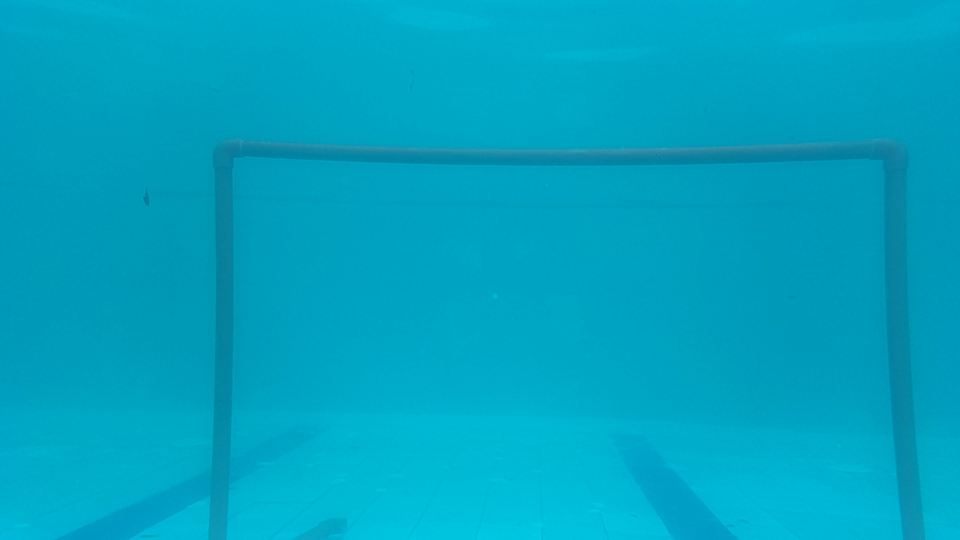
#> input picture images/good.jpeg, 1920 x 1080 px, found by its file name (shown at 1/2 size)
$ python implement.py
#> lines starting #> are read from the running program, lines starting #| are printed output that depends on the picture; after the words box and inside, x2 and y2 are one past the last pixel; in counts of white or black regions, pixels touching at a corner belong together
### extract_line_data.py
import cv2
import numpy as np

def extractLineData():
    image_path = '/Users/R.Abinav/Desktop/CV/AUV/images/good.jpeg'
    img = cv2.imread(image_path)
#> img is the input picture: shape (1080, 1920, 3); mean B, G, R 192.8, 163.2, 0.7

    #Convert to gray
    gray = cv2.cvtColor(img, cv2.COLOR_BGR2GRAY)
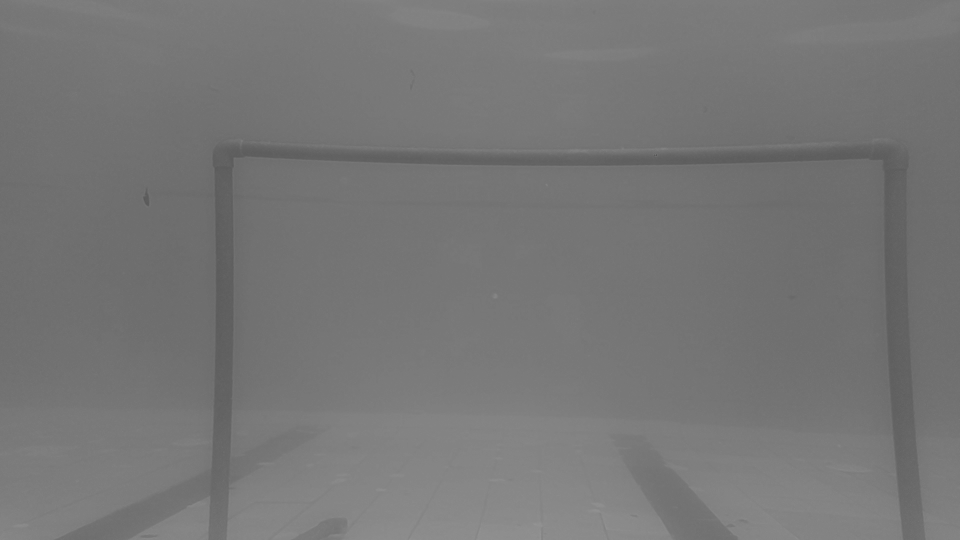
#> gray: shape (1080, 1920) (shown at 1/2 size); min 70, max 148, mean 117.9

    #Use CLAHE to enhance contrast
    clahe = cv2.createCLAHE(clipLimit=3.0, tileGridSize=(8,8))
    gray_equalised = clahe.apply(gray)
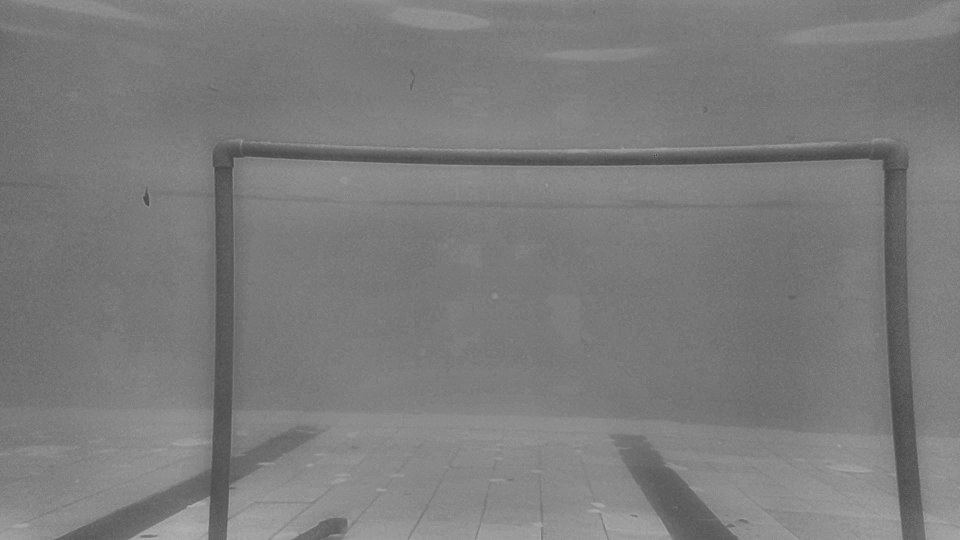
#> gray_equalised: shape (1080, 1920) (shown at 1/2 size); min 54, max 177, mean 123.7

    #Canny Edge
    canny = cv2.Canny(gray_equalised, 50, 150)
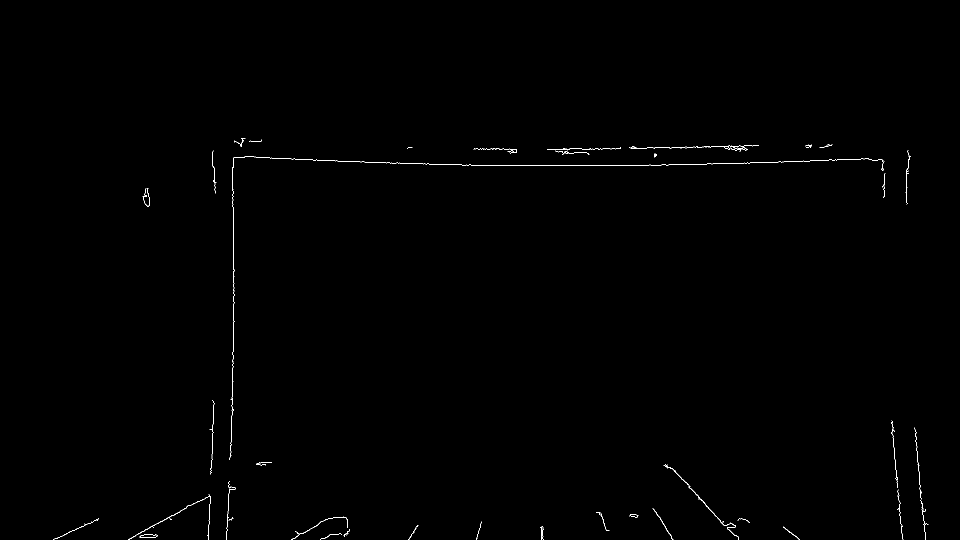
#> canny: shape (1080, 1920) (shown at 1/2 size); 0.28% white in thin lines or dots, all inside (x1, y1, x2, y2) = (107, 276, 1857, 1080)

    #Variable for HoughTransform
    distReso = 1
    angleReso = np.pi/180
    threshold = 80

    lines = cv2.HoughLines(canny, distReso, angleReso, threshold)
#> lines = 30 rows, first 8: [318, 1.55], [298, 1.61], [352, 1.55], [331, 1.57], [467, 0], [478, 0.0175], [377, 1.54], [313, 1.59]
    lines_data = []

    k = 3000

    if lines is not None:
        for line in lines:
            rho, theta = line[0]

            if abs(theta) < 0.1 or abs(theta - np.pi) < 0.1:
                color = (0,255,0) # Green color for horizontal lines
            elif abs(theta - np.pi / 2) < 0.1:
                color = (0,0,255) # Red color for vertical lines
            else:
                continue

            #Find Points
            d_hat = np.array([[np.cos(theta)],[np.sin(theta)]])
            d = rho*d_hat

            l_hat = np.array([[-np.sin(theta)],[np.cos(theta)]])

            p1 = d + k*l_hat
            p2 = d - k*l_hat

            p1 = p1.astype(int)
            p2 = p2.astype(int)

            cv2.line(img, (p1[0][0], p1[1][0]), (p2[0][0], p2[1][0]), color, 3)

            #Calculate the line length
            length = np.sqrt((p2[0][0] - p1[0][0])**2 + (p2[1][0] - p1[1][0])**2)

            #Calculate the midpoint
            midpoint = ((p2[0][0] + p1[0][0])/2, (p2[1][0] + p1[1][0])/2)

            #Calculate Slope And Intercept
            if abs(np.cos(theta)) > 1e-6:              #Non vertical line
                slope = -np.sin(theta)/np.cos(theta)
                intercept = rho / np.cos(theta)
            else:
                slope = float('inf')
                intercept = float('inf')

            lines_data.append({
                "rho": rho,
                "theta": theta,
                "slope": slope,
                "intercept": intercept,
                "length": length,
                "midpoint": midpoint
            })
#> this loop made 30 passes
#> (rho, theta, color, d_hat, d, l_hat, p1, p2) on passes 1, 2, 3, 4, 6, 7: (318, 1.55, (0, 0, 255), [0.0175, 1], [5.55, 318], [-1, 0.0175], [-2993, 370], [3005, 265]), (298, 1.61, (0, 0, 255), [-0.0349, 0.999], [-10.4, 297.8], [-0.999, -0.0349], [-3008, 193], [2987, 402]), (352, 1.55, (0, 0, 255), [0.0175, 1], [6.14, 351.9], [-1, 0.0175], [-2993, 404], [3005, 299]), (331, 1.57, (0, 0, 255), [-4.37e-08, 1], [-1.45e-05, 331], [-1, -4.37e-08], [-3000, 330], [3000, 331]), (478, 0.0175, (0, 255, 0), [1, 0.0175], [477.9, 8.34], [-0.0175, 1], [425, 3007], [530, -2991]), (377, 1.54, (0, 0, 255), [0.0349, 0.999], [13.16, 376.8], [-0.999, 0.0349], [-2985, 481], [3011, 272])
#> (rho, theta, color, d_hat, p1, p2, length, slope) on pass 5: (467, 0, (0, 255, 0), [1, 0], [467, 3000], [467, -3000], 6000, 0)
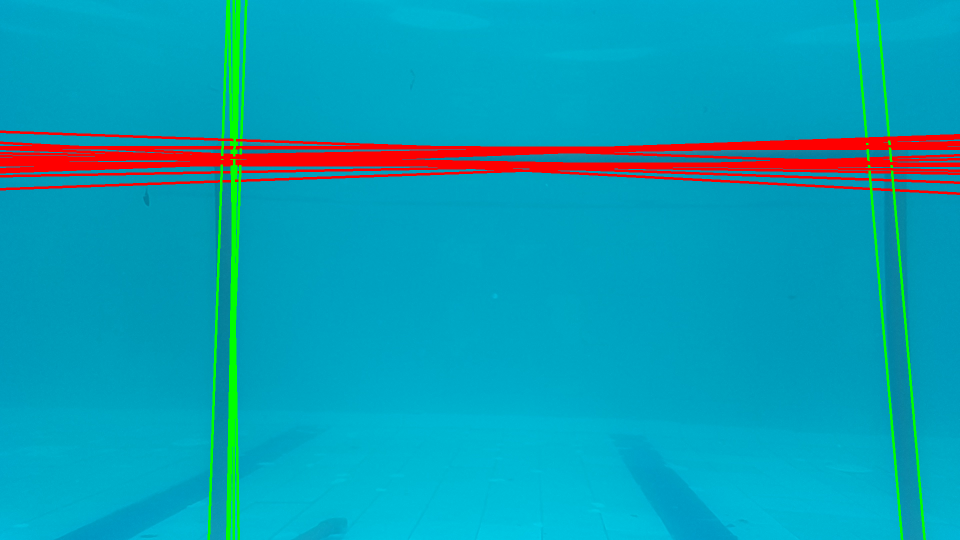
#> img: shape (1080, 1920, 3) (shown at 1/2 size); 6.41% of pixels changed, all inside (x1, y1, x2, y2) = (0, 0, 1920, 1080)
#> after the loop, lines_data = 24 items

    return lines_data

### proper_clustering.py
import numpy as np
from sklearn.cluster import KMeans

def cluster(line_data):
    #Seperate the vertical (green) and horizontal (red) lines based on theta
    vertical_lines = []
    for line in line_data:
        if abs(line['theta'] - np.pi/2) < 0.1:
            vertical_lines.append(line)

    horizontal_lines = []
    for line in line_data:
        if abs(line['theta']) < 0.1 or abs(line['theta'] - np.pi) < 0.1:
            horizontal_lines.append(line)


    #Extract rho values for vertical lines to distuinguish left and right poles
    vertical_rhos = []
    for line in vertical_lines:
        vertical_rhos.append(line['rho'])
    vertical_rhos = np.array(vertical_rhos)

    #Reshape vertical_rhos to be a 2D array
    vertical_rhos = vertical_rhos.reshape(-1, 1)

    #Use KMeans clustering to seperate vertical lines into two clusters (left and right pole)
    if len(vertical_rhos) >= 2:
        kmeans = KMeans(n_clusters=2, random_state=0).fit(vertical_rhos)
        labels = kmeans.labels_

        left_pole_lines = []
        right_pole_lines = []
        for i in range(len(labels)):
            if labels[i] == np.argmin(kmeans.cluster_centers_):
                left_pole_lines.append(vertical_lines[i])

            if labels[i] == np.argmax(kmeans.cluster_centers_):
                right_pole_lines.append(vertical_lines[i])

    else:
        raise ValueError("Not enough vertical lines to perform clustering!!!")

    #For horizontal lines, take the average rho and theta to represent the top pole
    if len(horizontal_lines) > 0:
        avg_rho = np.mean([line["rho"] for line in horizontal_lines])
        avg_theta = np.mean([line["theta"] for line in horizontal_lines])
        top_pole_line = {"rho": avg_rho, "theta": avg_theta}
    else:
        raise ValueError("Not enough horizontal lines found for top pole")

    #Return the clustered lines
    return {
        "left_pole": left_pole_lines,
        "right_pole": right_pole_lines,
        "top_pole": top_pole_line
    }

### implement.py
import cv2
import numpy as np
from proper_clustering import cluster
from extract_line_data import extractLineData

lines_data = extractLineData()
#> lines_data = 24 items
grouped_lines = cluster(lines_data)
#> the loop in cluster, `for line in line_data:` made 24 passes
#> after the loop in cluster, `for line in line_data:`: vertical_lines = 16 items
#> after the loop in cluster, `for line in line_data:`: horizontal_lines = 8 items
#> the loop in cluster, `for line in vertical_lines:` made 16 passes
#> after the loop in cluster, `for line in vertical_lines:`: vertical_rhos = [318, 298, 352, 331, 377, 313, 297, 286, 343, 295, 327, 264, 340, 337, 307, 323]
#> in cluster, `labels = kmeans.labels_`: labels = [1, 1, 0, 0, 0, 1, 1, 1, 0, 1, 0, 1, 0, 0, 1, 0]
#> the loop in cluster, `for i in range(len(labels)):` made 16 passes
#> after the loop in cluster, `for i in range(len(labels)):`: left_pole_lines = 8 items
#> in cluster, `avg_rho = np.mean([line["rho"] for line in horizontal_lines])`: avg_rho = -192.9
#> in cluster, `avg_theta = np.mean([line["theta"] for line in horizontal_lines])`: avg_theta = 1.17
#> in cluster, `top_pole_line = {"rho": avg_rho, "theta": avg_theta}`: top_pole_line = {'rho': -192.9, 'theta': 1.17}
#> grouped_lines = 3 items

def draw_clustered_lines(image, grouped_lines):
    k = 3000  #length multiplier

    #Draw the left pole (green line)
    for line in grouped_lines["left_pole"]:
        rho, theta = line["rho"], line["theta"]
        d_hat = np.array([[np.cos(theta)], [np.sin(theta)]])
        d = rho * d_hat
        l_hat = np.array([[-np.sin(theta)], [np.cos(theta)]])
        p1 = (d + k * l_hat).astype(int)
        p2 = (d - k * l_hat).astype(int)
        cv2.line(image, (p1[0][0], p1[1][0]), (p2[0][0], p2[1][0]), (0, 255, 0), 3)  # Green line

    #Draw the right pole (green line)
    for line in grouped_lines["right_pole"]:
        rho, theta = line["rho"], line["theta"]
        d_hat = np.array([[np.cos(theta)], [np.sin(theta)]])
        d = rho * d_hat
        l_hat = np.array([[-np.sin(theta)], [np.cos(theta)]])
        p1 = (d + k * l_hat).astype(int)
        p2 = (d - k * l_hat).astype(int)
        cv2.line(image, (p1[0][0], p1[1][0]), (p2[0][0], p2[1][0]), (0, 255, 0), 3)  # Green line

    #Draw the top pole (red line)
    top_line = grouped_lines["top_pole"]
    rho, theta = top_line["rho"], top_line["theta"]
    d_hat = np.array([[np.cos(theta)], [np.sin(theta)]])
    d = rho * d_hat
    l_hat = np.array([[-np.sin(theta)], [np.cos(theta)]])
    p1 = (d + k * l_hat).astype(int)
    p2 = (d - k * l_hat).astype(int)
    cv2.line(image, (p1[0][0], p1[1][0]), (p2[0][0], p2[1][0]), (0, 0, 255), 3)  # Red line

    return image


image_path = '/Users/R.Abinav/Desktop/CV/AUV/images/good.jpeg'
img = cv2.imread(image_path)

#Draw clustered lines on the image
result_img = draw_clustered_lines(img, grouped_lines)
#> the loop in draw_clustered_lines, `for line in grouped_lines["left_pole"]:` made 8 passes
#> (rho, theta, d_hat, d, l_hat, p1, p2) on passes 1 to 7: (318, 1.55, [0.0175, 1], [5.55, 318], [-1, 0.0175], [-2993, 370], [3005, 265]), (298, 1.61, [-0.0349, 0.999], [-10.4, 297.8], [-0.999, -0.0349], [-3008, 193], [2987, 402]), (313, 1.59, [-0.0175, 1], [-5.46, 313], [-1, -0.0175], [-3005, 260], [2994, 365]), (297, 1.57, [-4.37e-08, 1], [-1.3e-05, 297], [-1, -4.37e-08], [-3000, 296], [3000, 297]), (286, 1.62, [-0.0523, 0.999], [-14.97, 285.6], [-0.999, -0.0523], [-3010, 128], [2980, 442]), (295, 1.57, [-4.37e-08, 1], [-1.29e-05, 295], [-1, -4.37e-08], [-3000, 294], [3000, 295]), (264, 1.61, [-0.0349, 0.999], [-9.21, 263.8], [-0.999, -0.0349], [-3007, 159], [2988, 368])
#> after the loop in draw_clustered_lines, `for line in grouped_lines["left_pole"]:`:
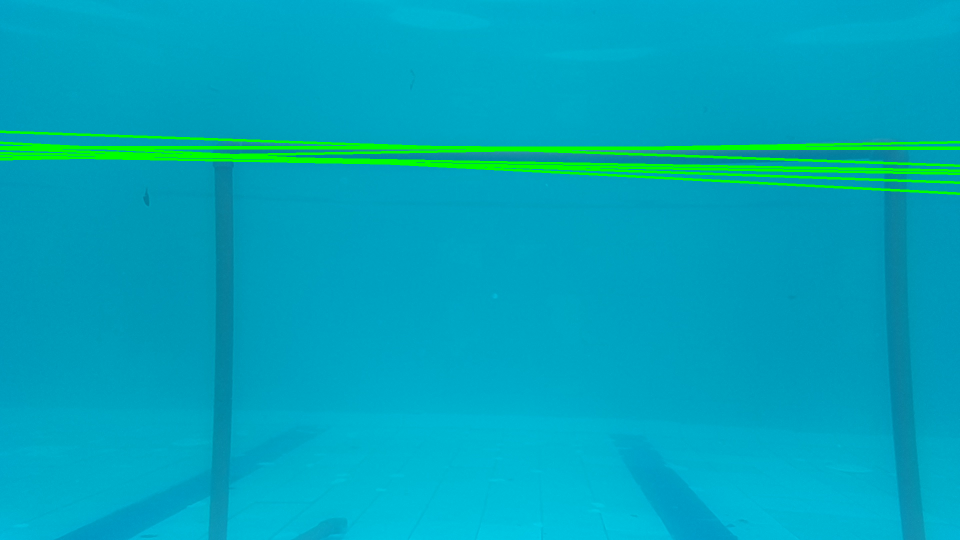
#> image: shape (1080, 1920, 3) (shown at 1/2 size); mean B, G, R 187.6, 166.3, 0.4
#> the loop in draw_clustered_lines, `for line in grouped_lines["right_pole"]:` made 8 passes
#> (rho, theta, d_hat, d, l_hat, p1, p2) on passes 1 to 7: (352, 1.55, [0.0175, 1], [6.14, 351.9], [-1, 0.0175], [-2993, 404], [3005, 299]), (331, 1.57, [-4.37e-08, 1], [-1.45e-05, 331], [-1, -4.37e-08], [-3000, 330], [3000, 331]), (377, 1.54, [0.0349, 0.999], [13.16, 376.8], [-0.999, 0.0349], [-2985, 481], [3011, 272]), (343, 1.54, [0.0349, 0.999], [11.97, 342.8], [-0.999, 0.0349], [-2986, 447], [3010, 238]), (327, 1.57, [-4.37e-08, 1], [-1.43e-05, 327], [-1, -4.37e-08], [-3000, 326], [3000, 327]), (340, 1.54, [0.0349, 0.999], [11.87, 339.8], [-0.999, 0.0349], [-2986, 444], [3010, 235]), (337, 1.54, [0.0349, 0.999], [11.76, 336.8], [-0.999, 0.0349], [-2986, 441], [3009, 232])
#> after the loop in draw_clustered_lines, `for line in grouped_lines["right_pole"]:`:
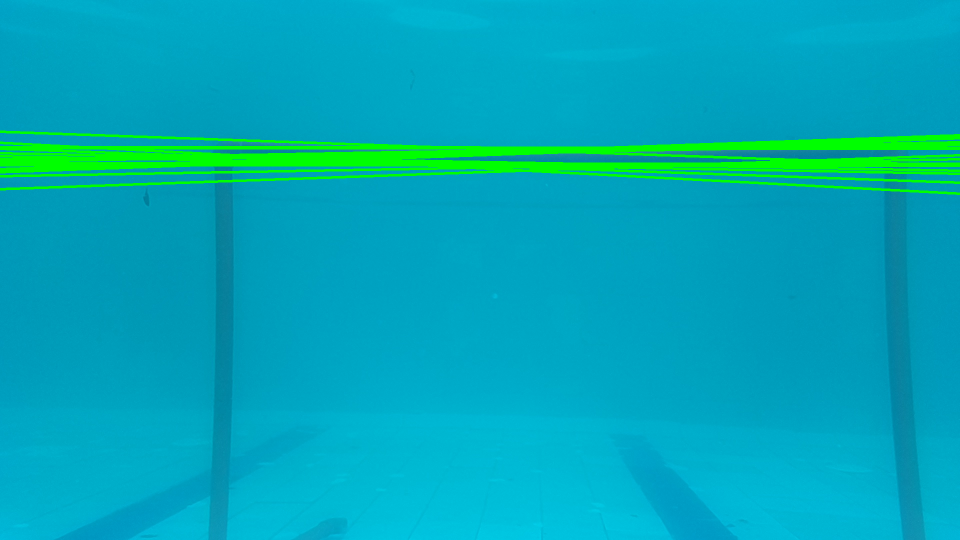
#> image: shape (1080, 1920, 3) (shown at 1/2 size); 1.87% of pixels changed, all inside (x1, y1, x2, y2) = (0, 268, 1920, 381)
#> in draw_clustered_lines, `top_line = grouped_lines["top_pole"]`: top_line = {'rho': -192.9, 'theta': 1.17}
#> in draw_clustered_lines, `rho, theta = top_line["rho"], top_line["theta"]`: rho = -192.9; theta = 1.17
#> in draw_clustered_lines, `d_hat = np.array([[np.cos(theta)], [np.sin(theta)]])`: d_hat = [0.393, 0.92]
#> in draw_clustered_lines, `d = rho * d_hat`: d = [-75.75, -177.4]
#> in draw_clustered_lines, `l_hat = np.array([[-np.sin(theta)], [np.cos(theta)]])`: l_hat = [-0.92, 0.393]
#> in draw_clustered_lines, `p1 = (d + k * l_hat).astype(int)`: p1 = [-2834, 1000]
#> in draw_clustered_lines, `p2 = (d - k * l_hat).astype(int)`: p2 = [2683, -1355]


cv2.imshow("Clustered Lines", result_img)
cv2.waitKey(0)
cv2.destroyAllWindows()
